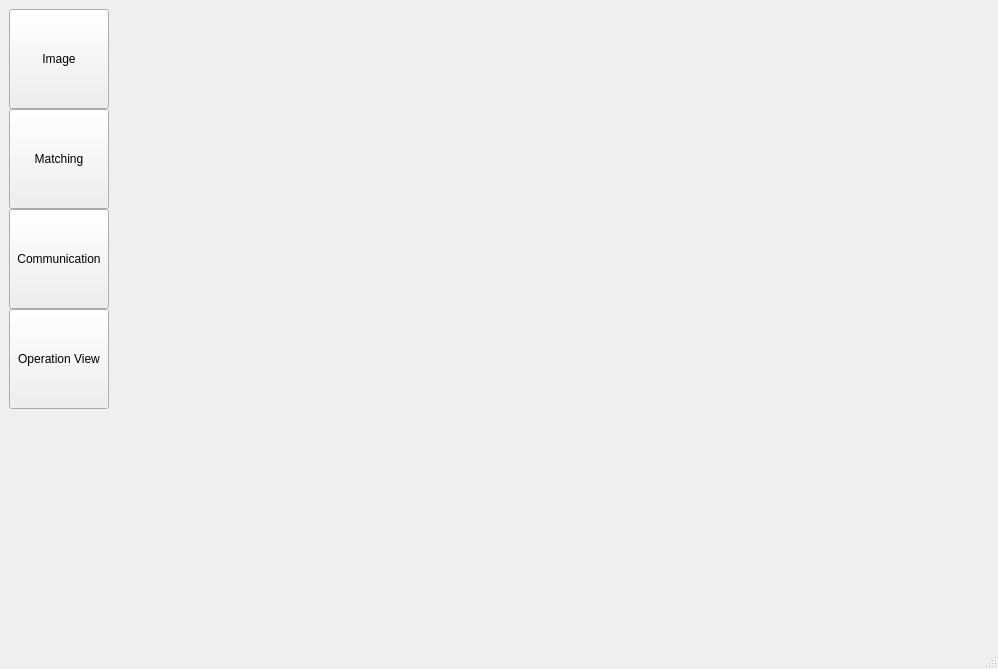
<?xml version="1.0" encoding="UTF-8"?>
<ui version="4.0">
 <class>MainWindow</class>
 <widget class="QMainWindow" name="MainWindow">
  <property name="geometry">
   <rect>
    <x>0</x>
    <y>0</y>
    <width>998</width>
    <height>669</height>
   </rect>
  </property>
  <property name="windowTitle">
   <string>MainWindow</string>
  </property>
  <widget class="QWidget" name="centralwidget">
   <layout class="QHBoxLayout" name="horizontalLayout">
    <item>
     <layout class="QVBoxLayout" name="verticalLayout">
      <property name="spacing">
       <number>0</number>
      </property>
      <item>
       <widget class="QToolButton" name="toolButton_4">
        <property name="minimumSize">
         <size>
          <width>100</width>
          <height>100</height>
         </size>
        </property>
        <property name="text">
         <string>Image</string>
        </property>
       </widget>
      </item>
      <item>
       <widget class="QToolButton" name="toolButton_3">
        <property name="minimumSize">
         <size>
          <width>100</width>
          <height>100</height>
         </size>
        </property>
        <property name="text">
         <string>Matching</string>
        </property>
       </widget>
      </item>
      <item>
       <widget class="QToolButton" name="toolButton_2">
        <property name="minimumSize">
         <size>
          <width>100</width>
          <height>100</height>
         </size>
        </property>
        <property name="text">
         <string>Communication</string>
        </property>
       </widget>
      </item>
      <item>
       <widget class="QToolButton" name="toolButton">
        <property name="minimumSize">
         <size>
          <width>100</width>
          <height>100</height>
         </size>
        </property>
        <property name="text">
         <string>Operation View</string>
        </property>
       </widget>
      </item>
      <item>
       <spacer name="verticalSpacer">
        <property name="orientation">
         <enum>Qt::Orientation::Vertical</enum>
        </property>
        <property name="sizeHint" stdset="0">
         <size>
          <width>20</width>
          <height>40</height>
         </size>
        </property>
       </spacer>
      </item>
     </layout>
    </item>
    <item>
     <widget class="QStackedWidget" name="stackedWidget">
      <widget class="QWidget" name="page"/>
      <widget class="QWidget" name="page_2"/>
     </widget>
    </item>
   </layout>
  </widget>
  <widget class="QMenuBar" name="menubar">
   <property name="geometry">
    <rect>
     <x>0</x>
     <y>0</y>
     <width>998</width>
     <height>21</height>
    </rect>
   </property>
  </widget>
  <widget class="QStatusBar" name="statusbar"/>
 </widget>
 <resources/>
 <connections/>
</ui>
